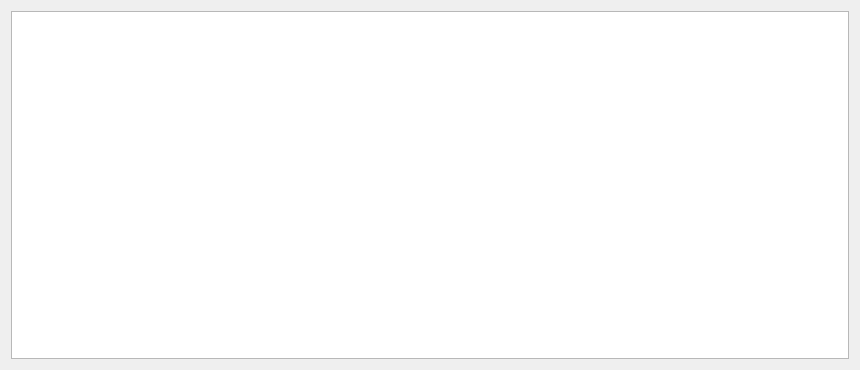
<?xml version="1.0" encoding="UTF-8"?>
<ui version="4.0">
 <class>ScanStatisticsDialog</class>
 <widget class="QDialog" name="ScanStatisticsDialog">
  <property name="geometry">
   <rect>
    <x>0</x>
    <y>0</y>
    <width>860</width>
    <height>370</height>
   </rect>
  </property>
  <property name="windowTitle">
   <string>Dialog</string>
  </property>
  <layout class="QVBoxLayout" name="verticalLayout">
   <item>
    <widget class="QTableView" name="tableView"/>
   </item>
  </layout>
 </widget>
 <resources/>
 <connections/>
</ui>
